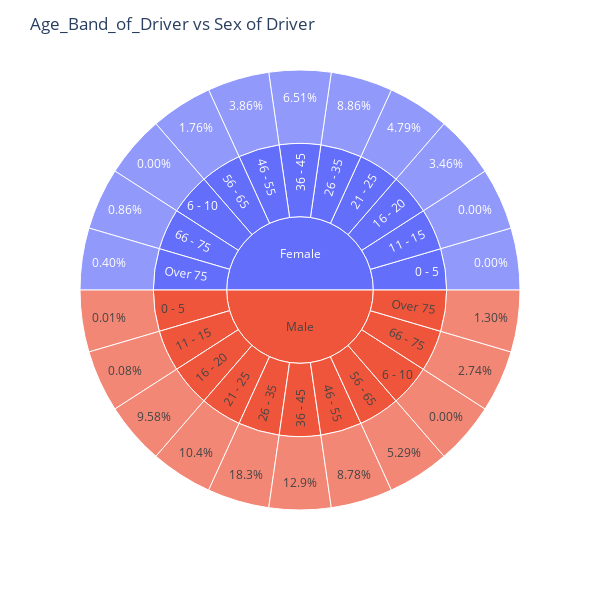

The cell this chart's notebook holds for it:
### Code cell
driver = df_merge.groupby(['Age_Band_of_Driver','Sex_of_Driver'])['Acc_Index'].count().reset_index()
driver['%'] = (driver['Acc_Index']/driver['Acc_Index'].sum()*100).sort_values(ascending=True).astype(str).str[:4]+'%'

from plotly.subplots import make_subplots
import plotly.graph_objects as go
fig = make_subplots(1,2)
import plotly.express as px

fig1 = px.sunburst(driver, path=['Sex_of_Driver','Age_Band_of_Driver','%'], color='Sex_of_Driver')
fig1.update_layout(height=600, width=600, title_text="Age_Band_of_Driver vs Sex of Driver")
fig1.show()
#PORCENTAJE DRIVERS IMPLICADOS

### Figure 1 — Plotly figure (JSON) as saved in the notebook; plotly's stock layout.template omitted (floating-point values rounded to 4 significant figures)
{"data": [{"branchvalues": "total", "customdata": [["Female"], ["Female"], ["Female"], ["Female"], ["Male"], ["Female"], ["Male"], ["Male"], ["Female"], ["Male"], ["Female"], ["Female"], ["Male"], ["Male"], ["Male"], ["Male"], ["Female"], ["Male"], ["Female"], ["Male"], ["Female"], ["Male"], ["Female"], ["Male"], ["Female"], ["Male"], ["Female"], ["Male"], ["Female"], ["Male"], ["Female"], ["Male"], ["Female"], ["Male"], ["Female"], ["Male"], ["Female"], ["Male"], ["Female"], ["Male"], ["Female"], ["Male"], ["Female"], ["Male"], ["Female"], ["Male"]], "domain": {"x": [0, 1], "y": [0, 1]}, "hovertemplate": "labels=%{label}<br>count=%{value}<br>parent=%{parent}<br>id=%{id}<br>Sex_of_Driver=%{customdata[0]}<extra></extra>", "ids": ["Female/0 - 5/0.00%", "Female/36 - 45/6.51%", "Female/21 - 25/4.79%", "Female/16 - 20/3.46%", "Male/26 - 35/18.3%", "Female/26 - 35/8.86%", "Male/Over 75/1.30%", "Male/21 - 25/10.4%", "Female/Over 75/0.40%", "Male/0 - 5/0.01%", "Female/6 - 10/0.00%", "Female/56 - 65/1.76%", "Male/11 - 15/0.08%", "Male/36 - 45/12.9%", "Male/66 - 75/2.74%", "Male/6 - 10/0.00%", "Female/46 - 55/3.86%", "Male/56 - 65/5.29%", "Female/11 - 15/0.00%", "Male/46 - 55/8.78%", "Female/66 - 75/0.86%", "Male/16 - 20/9.58%", "Female/0 - 5", "Male/0 - 5", "Female/11 - 15", "Male/11 - 15", "Female/16 - 20", "Male/16 - 20", "Female/21 - 25", "Male/21 - 25", "Female/26 - 35", "Male/26 - 35", "Female/36 - 45", "Male/36 - 45", "Female/46 - 55", "Male/46 - 55", "Female/56 - 65", "Male/56 - 65", "Female/6 - 10", "Male/6 - 10", "Female/66 - 75", "Male/66 - 75", "Female/Over 75", "Male/Over 75", "Female", "Male"], "labels": ["0.00%", "6.51%", "4.79%", "3.46%", "18.3%", "8.86%", "1.30%", "10.4%", "0.40%", "0.01%", "0.00%", "1.76%", "0.08%", "12.9%", "2.74%", "0.00%", "3.86%", "5.29%", "0.00%", "8.78%", "0.86%", "9.58%", "0 - 5", "0 - 5", "11 - 15", "11 - 15", "16 - 20", "16 - 20", "21 - 25", "21 - 25", "26 - 35", "26 - 35", "36 - 45", "36 - 45", "46 - 55", "46 - 55", "56 - 65", "56 - 65", "6 - 10", "6 - 10", "66 - 75", "66 - 75", "Over 75", "Over 75", "Female", "Male"], "marker": {"colors": ["#636efa", "#636efa", "#636efa", "#636efa", "#EF553B", "#636efa", "#EF553B", "#EF553B", "#636efa", "#EF553B", "#636efa", "#636efa", "#EF553B", "#EF553B", "#EF553B", "#EF553B", "#636efa", "#EF553B", "#636efa", "#EF553B", "#636efa", "#EF553B", "#636efa", "#EF553B", "#636efa", "#EF553B", "#636efa", "#EF553B", "#636efa", "#EF553B", "#636efa", "#EF553B", "#636efa", "#EF553B", "#636efa", "#EF553B", "#636efa", "#EF553B", "#636efa", "#EF553B", "#636efa", "#EF553B", "#636efa", "#EF553B", "#636efa", "#EF553B"]}, "name": "", "parents": ["Female/0 - 5", "Female/36 - 45", "Female/21 - 25", "Female/16 - 20", "Male/26 - 35", "Female/26 - 35", "Male/Over 75", "Male/21 - 25", "Female/Over 75", "Male/0 - 5", "Female/6 - 10", "Female/56 - 65", "Male/11 - 15", "Male/36 - 45", "Male/66 - 75", "Male/6 - 10", "Female/46 - 55", "Male/56 - 65", "Female/11 - 15", "Male/46 - 55", "Female/66 - 75", "Male/16 - 20", "Female", "Male", "Female", "Male", "Female", "Male", "Female", "Male", "Female", "Male", "Female", "Male", "Female", "Male", "Female", "Male", "Female", "Male", "Female", "Male", "Female", "Male", "", ""], "type": "sunburst", "values": [1, 1, 1, 1, 1, 1, 1, 1, 1, 1, 1, 1, 1, 1, 1, 1, 1, 1, 1, 1, 1, 1, 1, 1, 1, 1, 1, 1, 1, 1, 1, 1, 1, 1, 1, 1, 1, 1, 1, 1, 1, 1, 1, 1, 11, 11]}], "layout": {"height": 600, "legend": {"tracegroupgap": 0}, "margin": {"t": 60}, "title": {"text": "Age_Band_of_Driver vs Sex of Driver"}, "width": 600}}
